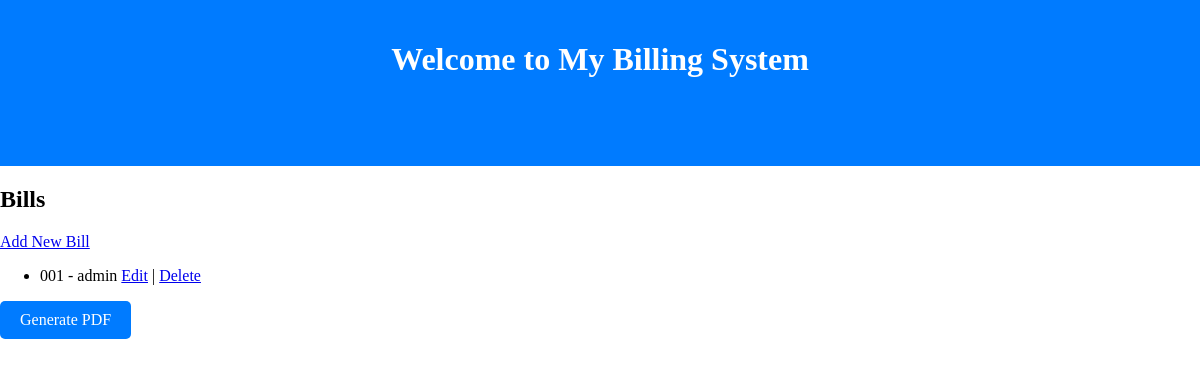
The page /bills/ (signed in) on the database as committed earlier.
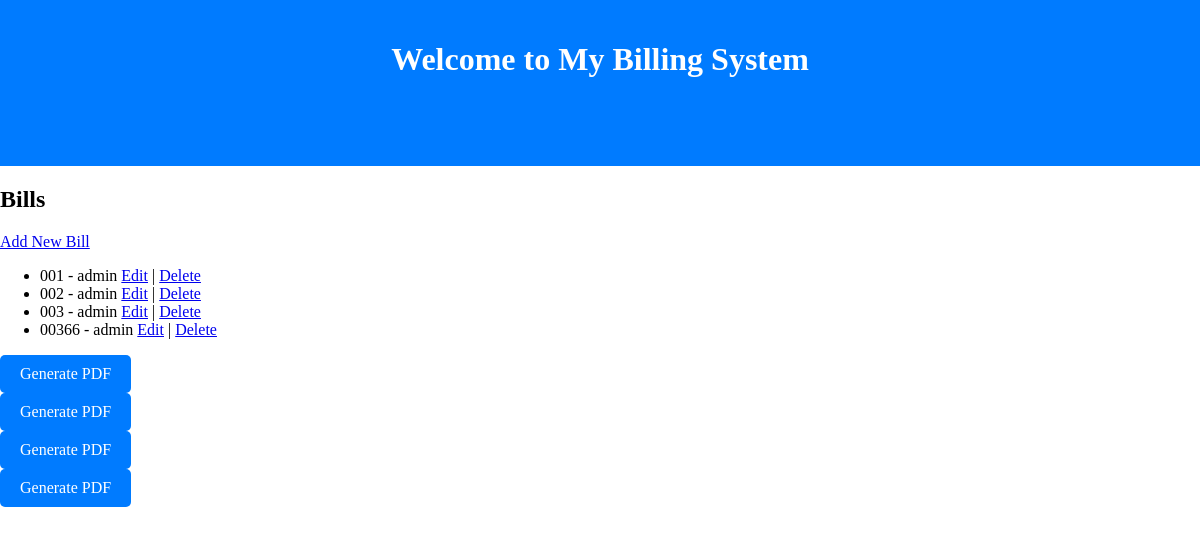
The same page on the database as committed later.
### bills/models.py (models this page shows, shortened)
class Bills(models.Model):
    bil_customer = models.ForeignKey(User, on_delete=models.CASCADE)
    bil_type = models.CharField(max_length=255)
    bil_description = models.TextField()
    bil_number = models.CharField(max_length=255)
    bil_receipt_date = models.DateField()
    bil_charges = models.ManyToManyField('Charges', through='BillCharge')
    bil_items = models.ManyToManyField('Item', through='BillItem')

### bills/views.py (the view)
# urls.py: path('bills/', views.bill_list, name='bill_list'),
@login_required
def bill_list(request):
    bills = Bills.objects.all()
    return render(request, 'bills/bill_list.html', {'bills': bills})

### templates/bills/bill_list.html
{% extends 'base.html' %}
{% block content %}
  <h2>Bills</h2>
  <a href="{% url 'bill_create' %}">Add New Bill</a>
  <ul>
    {% for bill in bills %}
      <li>
        {{ bill.bil_number }} - {{ bill.bil_customer }}
        <a href="{% url 'bill_update' bill.pk %}">Edit</a> |
        <a href="{% url 'bill_delete' bill.pk %}">Delete</a>
      </li>
    {% endfor %}
  </ul>
  {% for bill in bills %}
    <div class="bill">
        <a href="{% url 'bill_pdf' pk=bill.pk %}" class="btn btn-primary" target="_blank">Generate PDF</a>
    </div>
{% endfor %}
{% endblock %}

### templates/base.html (shortened to what this page needs)
<link rel="stylesheet" href="https://cdnjs.cloudflare.com/ajax/libs/font-awesome/6.1.1/css/all.min.css">
</head>
<body>
    <header>
        <div class="header">
            <h1>Welcome to My Billing System</h1>
        </div>
       <nav>
            <a href="{% url 'home' %}">Home</a>
            <a href="{% url 'charge_list' %}">Charges</a>
            <a href="{% url 'bill_list' %}">Bills</a>
            <a href="{% url 'receipt_list' %}">Receipts</a>
            <a href="{% url 'payment_mode_list' %}">Payment Modes</a>
            <a href="{% url 'login' %}" style="float:right;">Login</a>
            <a href="{% url 'register' %}" style="float:right;">Register</a>
        </nav>
    </header>
    {% block content %}
    {% endblock %}
    <div class="footer">
        <div class="social-links">
            <a href="https://wa.me/yourphonenumber" target="_blank" title="WhatsApp">
                <i class="fab fa-whatsapp"></i>
            </a>
            <a href="https://www.facebook.com/yourprofile" target="_blank" title="Facebook">
                <i class="fab fa-facebook"></i>
            </a>
            <a href="https://www.instagram.com/yourusername" target="_blank" title="Instagram">
                <i class="fab fa-instagram"></i>
            </a>
            <a href="https://www.x-accounts.com/login" target="_blank" title="X">
                <i class="fab fa-x"></i>
            </a>
        </div>
    </div>
</body>
</html>

### templates/base.html (style rules this page uses)
body, html { margin: 0; padding: 0; height: 100%; }
header, footer { padding: 1em; background-color: #f0f0f0; }
.btn { display: inline-block; background-color: #007bff; color: white; padding: 10px 20px; text-align: center; text-decoration: none; font-size: 16px; border-radius: 5px; border: none; cursor: pointer; transition: background-color 0.3s, color 0.3s; }
header { background-color: #007bff; color: #ffffff; text-align: center; padding: 20px 0; }
nav { background-color: #06f06000; overflow: hidden; }
nav a { float: left; display: block; color: rgba(56, 15, 238, 0); text-align: right; padding: 14px 20px; text-decoration: none; transition: 0.3s background-color; }
.social-links { margin: 0 auto; display: inline-block; }
.social-links a { display: inline-block; margin: 0 10px; color: #fff; font-size: 24px; transition: color 0.3s; }

Rows that differ between the two databases and show on the page:
added Bills: bil_number "002", bil_customer "admin"
added Bills: bil_number "003", bil_customer "admin"
added Bills: bil_number "00366", bil_customer "admin"
